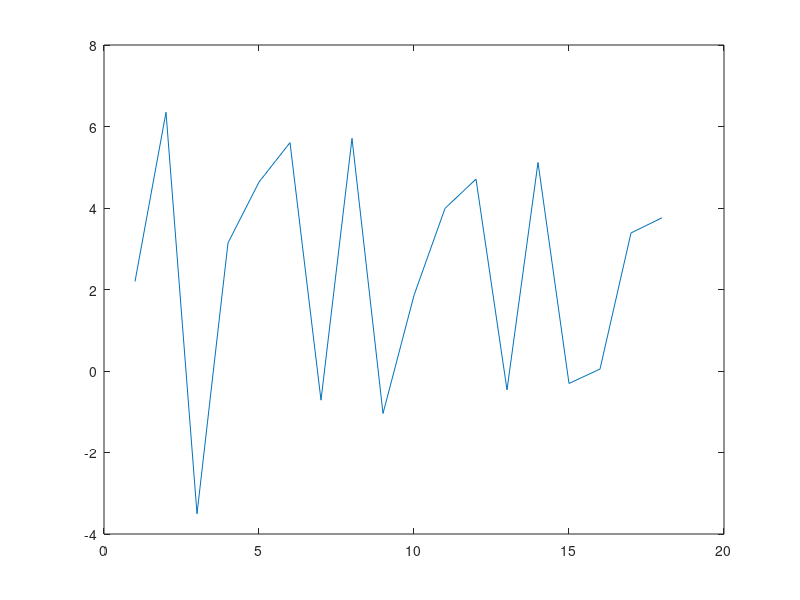

Source code (MATLAB):
% Murphy PML book section 8.4
% Also see: 7610 notes and supplement materials

% Dataset, first columns are X, last columne is Y
clear; clc; close all;
data_raw = [
    4,1,2;
    2,8,-14;
    1,0,1;
    3,2,-1;
    1,4,-7;
    6,7,-8
    ];

% Initialization
epochs = 3;
[rows, cols] = size(data_raw);
n_samples = rows;
n_weights = cols - 1;

W = ones(1, n_weights);    % weights
b = 0;                        % intercept
L = zeros(n_samples * epochs, 1);    % loss
eta = 0.001;                 % step size

for p = 1 : epochs
    for q = 1 : n_samples
        X = data_raw(q, 1:cols-1);
        y = data_raw(q, cols);

        % Forward propagation
        y_hat = X * W' + b;
        err = y_hat - y;
        L((p-1)*n_samples+q, 1) = err^2;

        % Backward propagation
        W = W - eta * 2 * err * X;
        b = b - eta * 2 * err;    
    end
end

plot(log(L))

